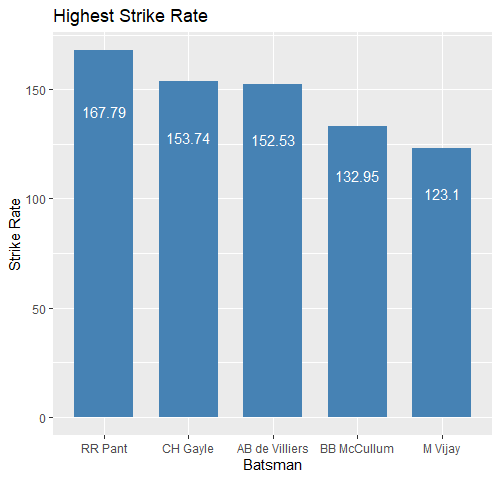

Generate this figure with R:
library(tidyverse)

top_centuries = batsman_record %>% arrange(desc(centuries)) %>% head(5) %>% 
  mutate(lab_ypos = centuries / 1.2)

ggplot(data = top_centuries, aes(x = reorder(batsman, -centuries), y = centuries)) +
  geom_col(width = 0.7, fill = "steelblue") +
  labs(x = "Batsman", y = "centuries", title = "Most Centuries") +
  geom_text(aes(y = lab_ypos, label = centuries), color = "white") 

top_scorer_each_match = batsman_record %>% arrange(desc(highest_score)) %>% head(5) %>% 
  mutate(lab_ypos = highest_score / 1.2)

ggplot(data = top_scorer_each_match, aes(x = reorder(batsman, -highest_score), y = highest_score)) +
  geom_col(width = 0.7, fill = "steelblue") +
  labs(x = "Batsman", y = "Highest Score", title = "High Scorer") +
  geom_text(aes(y = lab_ypos, label = highest_score), color = "white")

highest_bat_avg = batsman_record %>% arrange(desc(centuries)) %>% head(5) %>% 
  mutate(lab_ypos = bat_avg / 1.2)

ggplot(data = highest_bat_avg, aes(x = reorder(batsman, -bat_avg), y = bat_avg)) +
  geom_col(width = 0.7, fill = "steelblue") +
  labs(x = "Batsman", y = "Batting Average", title = "Highest Batting Averages") +
  geom_text(aes(y = lab_ypos, label = bat_avg), color = "white") 

highest_strike_rate = batsman_record %>% arrange(desc(highest_score)) %>% head(5) %>% 
  mutate(lab_ypos = strike_rate / 1.2)

ggplot(data = highest_strike_rate, aes(x = reorder(batsman, -strike_rate), y = strike_rate)) +
  geom_col(width = 0.7, fill = "steelblue") +
  labs(x = "Batsman", y = "Strike Rate", title = "Highest Strike Rate") +
  geom_text(aes(y = lab_ypos, label = strike_rate), color = "white")

rm(top_centuries)
rm(top_scorer_each_match)
